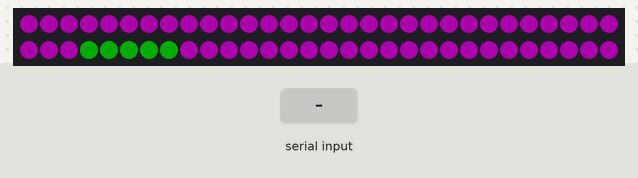
Recording of a sketch running on a simulated Arduino Uno, built with avr-gcc and run on an emulated ATmega328P. On the bench: 60 RGB LEDs in strip order, left to right, continuing on the next row. The inputs (shaded band) are chosen by the test bench. Dim RGB values are drawn brighter than linear.

Above: at 1.2 s.
1.3 s: "30,150\n" received over Serial
At 11.99 s:
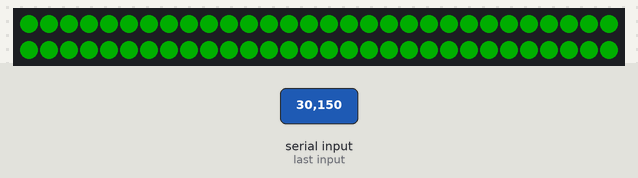
14.6 s: "90,45\n" received over Serial
At 15.6 s:
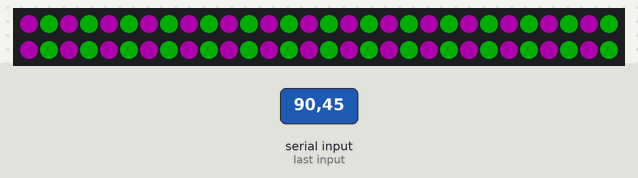
Timing chart, 0 to 17.6 s (numbered marks = the images above; inputs shaded):
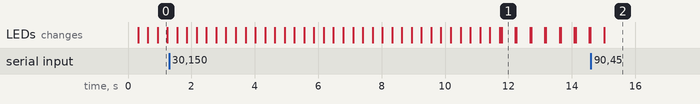

Measured:
- after the input at 1.3 s, the LEDs: first differ from a run without the input after 10.5 s (image 1)
- what the display in image 1 shows lasts 0.4 s, from 11.8 s to 12.2 s

The sketch:

Test.ino
```cpp
// A basic everyday NeoPixel strip test program.

// NEOPIXEL BEST PRACTICES for most reliable operation:
// - Add 1000 uF CAPACITOR between NeoPixel strip's + and - connections.
// - MINIMIZE WIRING LENGTH between microcontroller board and first pixel.
// - NeoPixel strip's DATA-IN should pass through a 300-500 OHM RESISTOR.
// - AVOID connecting NeoPixels on a LIVE CIRCUIT. If you must, ALWAYS
//   connect GROUND (-) first, then +, then data.
// - When using a 3.3V microcontroller with a 5V-powered NeoPixel strip,
//   a LOGIC-LEVEL CONVERTER on the data line is STRONGLY RECOMMENDED.
// (Skipping these may work OK on your workbench but can fail in the field)

#include <Adafruit_NeoPixel.h>
#ifdef __AVR__
 #include <avr/power.h> // Required for 16 MHz Adafruit Trinket
#endif

// Which pin on the Arduino is connected to the NeoPixels?
// On a Trinket or Gemma we suggest changing this to 1:
#define LED_PIN    6

// How many NeoPixels are attached to the Arduino?
#define LED_COUNT 60

// Declare our NeoPixel strip object:
Adafruit_NeoPixel strip(LED_COUNT, LED_PIN, NEO_GRB + NEO_KHZ800);
// Argument 1 = Number of pixels in NeoPixel strip
// Argument 2 = Arduino pin number (most are valid)
// Argument 3 = Pixel type flags, add together as needed:
//   NEO_KHZ800  800 KHz bitstream (most NeoPixel products w/WS2812 LEDs)
//   NEO_KHZ400  400 KHz (classic 'v1' (not v2) FLORA pixels, WS2811 drivers)
//   NEO_GRB     Pixels are wired for GRB bitstream (most NeoPixel products)
//   NEO_RGB     Pixels are wired for RGB bitstream (v1 FLORA pixels, not v2)
//   NEO_RGBW    Pixels are wired for RGBW bitstream (NeoPixel RGBW products)


// setup() function -- runs once at startup --------------------------------

void setup() {
  // These lines are specifically to support the Adafruit Trinket 5V 16 MHz.
  // Any other board, you can remove this part (but no harm leaving it):
#if defined(__AVR_ATtiny85__) && (F_CPU == 16000000)
  clock_prescale_set(clock_div_1);
#endif
  // END of Trinket-specific code.

  strip.begin();           // INITIALIZE NeoPixel strip object (REQUIRED)
  strip.show();            // Turn OFF all pixels ASAP
  strip.setBrightness(50); // Set BRIGHTNESS to about 1/5 (max = 255)

  // initialize serial:
  Serial.begin(115200);
}

int num = 1;
const unsigned int MAX_MESSAGE_LENGTH = 12;
static char message[MAX_MESSAGE_LENGTH];
static unsigned int pos = 0;
// loop() function -- runs repeatedly as long as board is on ---------------
void loop() {
  if(Serial.available() > 0){
    char inByte = Serial.read();
    if (inByte != '\n' && (pos < MAX_MESSAGE_LENGTH - 1)){
      message[pos] = inByte;
      pos++;
    } else {
      message[pos] = '\0';
      int newNum = atoi(message);
      if (newNum != 0) num = newNum;
      pos = 0;

    }
  }
  colorSpin(strip.Color(255, 0, 255), strip.Color(0, 255, 0), 25, 5, num);
}

void downWipe(uint32_t color, int wait) {
  for(int i=0; i<strip.numPixels(); i++) { // For each pixel in strip...
    strip.setPixelColor(i, color);         //  Set pixel's color (in RAM)
    strip.show();                          //  Update strip to match
    delay(wait);                           //  Pause for a moment
  }
}

void upWipe(uint32_t color, int wait) {
  for(int i=strip.numPixels() - 1; i > 0; i--) { // For each pixel in strip...
    strip.setPixelColor(i, color);         //  Set pixel's color (in RAM)
    strip.show();                          //  Update strip to match
    delay(wait);                           //  Pause for a moment
  }
}
void colorSpin(uint32_t color1, uint32_t color2, int wait, int width, int num){
  strip.fill(color1, 0);
  int y;
  for(int i = 0; i < strip.numPixels()/num; i++){
    for(int n = 0; n < num; n++){
      for(int x = 0; x < width; x++){
        strip.setPixelColor((n*strip.numPixels()/num) + i + x, color2);
        if(i > 0){
          strip.setPixelColor((n*strip.numPixels()/num) + i - 1, color1);
        }
      }
    }
    strip.show();
    delay(wait);
  }
}
```
